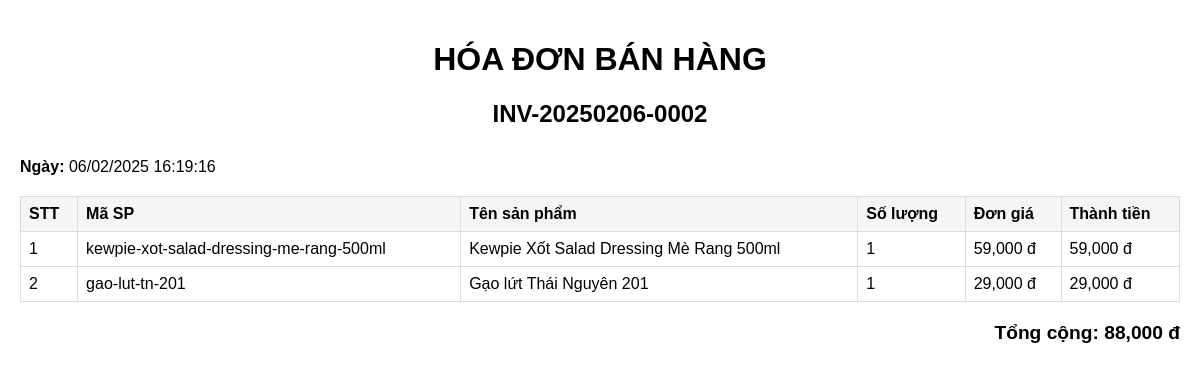
The app's page /invoices/print/2 with its own data.
### app/models.py (models this page shows)
class Invoice(Base):
    __tablename__ = "invoices"
    id = Column(Integer, primary_key=True, index=True)
    invoice_number = Column(String(50), unique=True, index=True)
    total_amount = Column(Float, default=0)
    created_at = Column(DateTime, default=datetime.utcnow)
    items = relationship("InvoiceItem", back_populates="invoice", lazy="selectin")

class InvoiceItem(Base):
    __tablename__ = "invoice_items"
    id = Column(Integer, primary_key=True, index=True)
    invoice_id = Column(Integer, ForeignKey("invoices.id"))
    product_id = Column(Integer, ForeignKey("products.id"))
    quantity = Column(Integer, nullable=False)
    unit_price = Column(Float, nullable=False)
    total_price = Column(Float, nullable=False)
    invoice = relationship("Invoice", back_populates="items")
    product = relationship("Product", back_populates="invoice_items")

class Product(Base):
    __tablename__ = "products"
    id = Column(Integer, primary_key=True, index=True)
    code = Column(String(50), unique=True, index=True, nullable=False)
    name = Column(String(200), index=True, nullable=False)
    price = Column(Float, nullable=False)
    quantity = Column(Integer, default=0)
    created_at = Column(DateTime, default=datetime.utcnow)
    updated_at = Column(DateTime, default=datetime.utcnow, onupdate=datetime.utcnow)
    inventory_records = relationship("InventoryRecord", back_populates="product")
    invoice_items = relationship("InvoiceItem", back_populates="product")

### app/routers/invoices.py (the view)
@router.get("/print/{invoice_id}", response_class=HTMLResponse)
async def print_invoice(
    invoice_id: int,
    db: AsyncSession = Depends(get_db)
):
    result = await db.execute(
        select(models.Invoice)
        .filter(models.Invoice.id == invoice_id)
        .options(
            selectinload(models.Invoice.items).selectinload(models.InvoiceItem.product)
        )
    )
    invoice = result.scalar_one_or_none()
    if invoice is None:
        raise HTTPException(status_code=404, detail="Invoice not found")
    template = env.get_template("invoice_template.html")
    return template.render(invoice=invoice)

### app/database.py (called while the page is built)
async def get_db():
    async with AsyncSessionLocal() as session:
        try:
            yield session
            await session.commit()
        except Exception:
            await session.rollback()
            raise
        finally:
            await session.close()

### app/templates/invoice_template.html (shortened to what this page needs)
<!DOCTYPE html>
<html>
<head>
</head>
<body>
    <div class="invoice-header">
        <h1>HÓA ĐƠN BÁN HÀNG</h1>
        <h2>{{ invoice.invoice_number }}</h2>
    </div>
    <div class="invoice-details">
        <p><strong>Ngày:</strong> {{ invoice.created_at.strftime('%d/%m/%Y %H:%M:%S') }}</p>
    </div>
    <table>
        <thead>
            <tr>
                <th>STT</th>
                <th>Mã SP</th>
                <th>Tên sản phẩm</th>
                <th>Số lượng</th>
                <th>Đơn giá</th>
                <th>Thành tiền</th>
            </tr>
        </thead>
        <tbody>
            {% for item in invoice.items %}
            <tr>
                <td>{{ loop.index }}</td>
                <td>{{ item.product.code }}</td>
                <td>{{ item.product.name }}</td>
                <td>{{ item.quantity }}</td>
                <td>{{ "{:,.0f}".format(item.unit_price) }} đ</td>
                <td>{{ "{:,.0f}".format(item.total_price) }} đ</td>
            </tr>
            {% endfor %}
        </tbody>
    </table>
    <div class="total">
        Tổng cộng: {{ "{:,.0f}".format(invoice.total_amount) }} đ
    </div>
</body>
</html>

### app/templates/invoice_template.html (style rules this page uses)
body { font-family: Arial, sans-serif; margin: 0; padding: 20px; }
.invoice-header { text-align: center; margin-bottom: 30px; }
.invoice-details { margin-bottom: 20px; }
table { width: 100%; border-collapse: collapse; margin-bottom: 20px; }
th, td { border: 1px solid #ddd; padding: 8px; text-align: left; }
th { background-color: #f5f5f5; }
.total { text-align: right; font-weight: bold; font-size: 1.2em; margin-top: 20px; }

### records on screen
Invoice: invoice_number "INV-20250206-0002", created_at "06/02/2025 16:19:16", total_amount "88,000"
InvoiceItem: product.code "kewpie-xot-salad-dressing-me-rang-500ml", product.name "Kewpie Xốt Salad Dressing Mè Rang 500ml", quantity "1", unit_price "59,000", total_price "59,000"
InvoiceItem: product.code "gao-lut-tn-201", product.name "Gạo lứt Thái Nguyên 201", quantity "1", unit_price "29,000", total_price "29,000"
